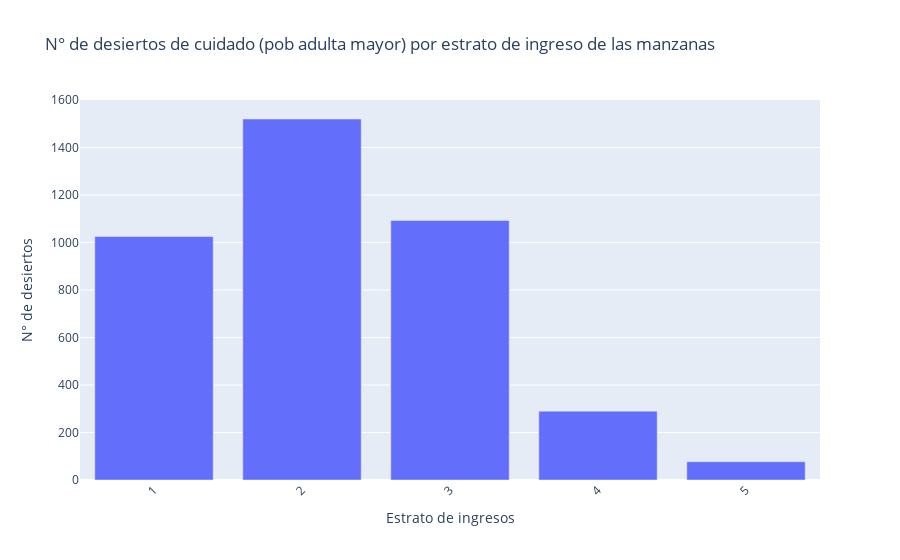

This figure's notebook cell:
### Code cell
# Create an interactive bar chart using Plotly
fig = px.bar(summary_table, x='Estrato', y='desierto_am_recalc',
             labels={'desierto_am_recalc': 'N° de desiertos', 'Estrato': 'Estrato de ingresos'},
             title='N° de desiertos de cuidado (pob adulta mayor) por estrato de ingreso de las manzanas')

# Improve layout for better readability
fig.update_layout(xaxis_tickangle=-45)

# Show the plot
fig.show()

### Figure 1 — Plotly figure (JSON) as saved in the notebook; plotly's stock layout.template omitted (floating-point values rounded to 4 significant figures)
{"data": [{"alignmentgroup": "True", "hovertemplate": "Estrato de ingresos=%{x}<br>N° de desiertos=%{y}<extra></extra>", "legendgroup": "", "marker": {"color": "#636efa", "pattern": {"shape": ""}}, "name": "", "offsetgroup": "", "orientation": "v", "showlegend": false, "textposition": "auto", "type": "bar", "x": [2, 3, 1, 4, 5], "xaxis": "x", "y": [1520, 1093, 1025, 290, 77], "yaxis": "y"}], "layout": {"barmode": "relative", "legend": {"tracegroupgap": 0}, "title": {"text": "N° de desiertos de cuidado (pob adulta mayor) por estrato de ingreso de las manzanas"}, "xaxis": {"anchor": "y", "domain": [0, 1], "tickangle": -45, "title": {"text": "Estrato de ingresos"}}, "yaxis": {"anchor": "x", "domain": [0, 1], "title": {"text": "N° de desiertos"}}}}
